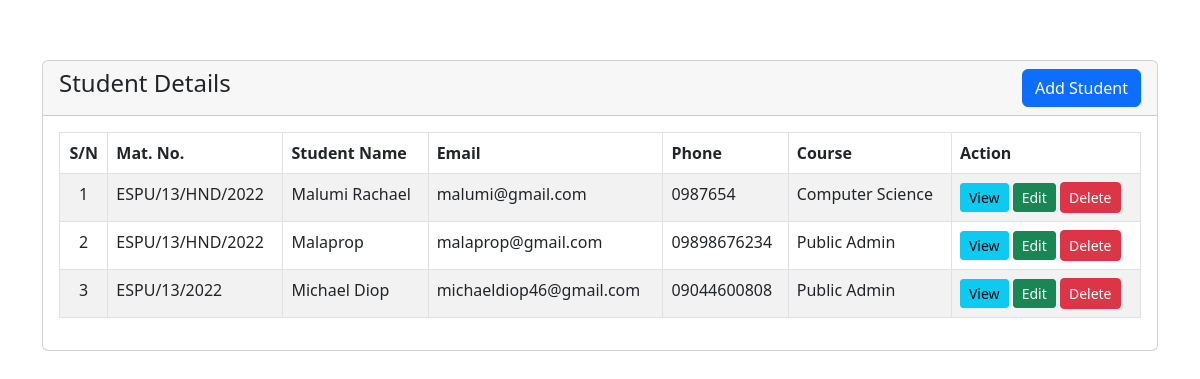
The page / on the database its author committed.
### tables this page shows
CREATE TABLE `students` (
  `id` int(11) NOT NULL,
  `matno` varchar(255) NOT NULL,
  `name` varchar(255) NOT NULL,
  `email` varchar(255) NOT NULL,
  `phone` varchar(255) NOT NULL,
  `course` varchar(255) NOT NULL
);

### index.php (the view, shortened to what this page needs)
<?php
require('dbh.php');
?>
<!DOCTYPE html>
<html lang="en">
<head>
  <link rel="stylesheet" type="text/css" href="css/bootstrap.min.css">
    <link rel="stylesheet" type="text/css" href="css/style.css">
</head>
<body>
<div class="container">
    <div class="row">
        <div class="col-md-12">
            <div class="card">
                <div class="card-header">
                    <h4>Student Details
                        <a href="student-create.php" class="btn btn-primary float-end">Add Student</a>
                </div>
                <div class="card-body">
<table class="table table-bordered table-striped">
    <thead>
        <tr>
            <th style="text-align:center">S/N</th>
            <th>Mat. No.</th>
            <th>Student Name</th>
            <th>Email</th>
            <th>Phone</th>
            <th>Course</th>
            <th>Action</th>
        </tr>
    </thead>
    <tbody>
<?php
$serial = 1;
$sql = "SELECT * FROM students";
$query = mysqli_query($connection, $sql);
$result = mysqli_num_rows($query);
if($result > 0){
    foreach($query as $stdData){
        ?>
<tr>
<td style="text-align:center"><?= $serial ?></td>
<td><?= $stdData['matno'] ?></td>
<td><?= $stdData['name'] ?></td>
<td><?= $stdData['email'] ?></td>
<td><?= $stdData['phone'] ?></td>
<td><?= $stdData['course'] ?></td>
<td>
    <a href="student-view.php?id=<?= $stdData['id']; ?>" class="btn btn-info btn-sm d-inline mt-0">View</a>
    <a href="student-edit.php?id=<?= $stdData['id']; ?>" class="btn btn-success btn-sm d-inline mt-0">Edit</a>
    <form action="delete-logic.php" method="POST" class="d-inline">
    <button type="submit" name="student-delete" value="<?= $stdData['id']; ?>" class="btn btn-danger btn-sm mt-0">Delete</button>
    </form>
</td>
</tr>
<?php
$serial++;
    }
}
else {
    echo "<h5> No Student Record Found </h5>";
}
?>
    </tbody>
</table>
                </div>
            </div>
        </div>
    </div>
</div>
</body>
</html>

### css/style.css (style rules this page uses)
body { padding-top: 5%; background-image: url("../img/voter.png"); background-repeat: no-repeat; background-size: cover; }
button { margin-top: 15px; }

### rows shown on the page
students: matno "ESPU/13/HND/2022", name "Malumi Rachael", email "malumi@gmail.com", phone "0987654", course "Computer Science", $stdData['id'] 9 (drawn)
students: matno "ESPU/13/HND/2022", name "Malaprop", email "malaprop@gmail.com", phone "09898676234", course "Public Admin", $stdData['id'] 18 (drawn)
students: matno "ESPU/13/2022", name "Michael Diop", email "michaeldiop46@gmail.com", phone "09044600808", course "Public Admin", $stdData['id'] 19 (drawn)
